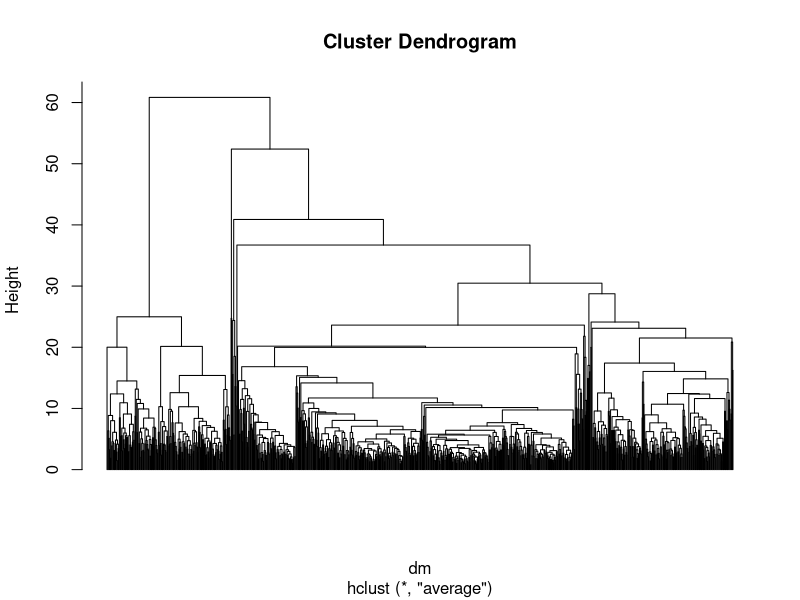
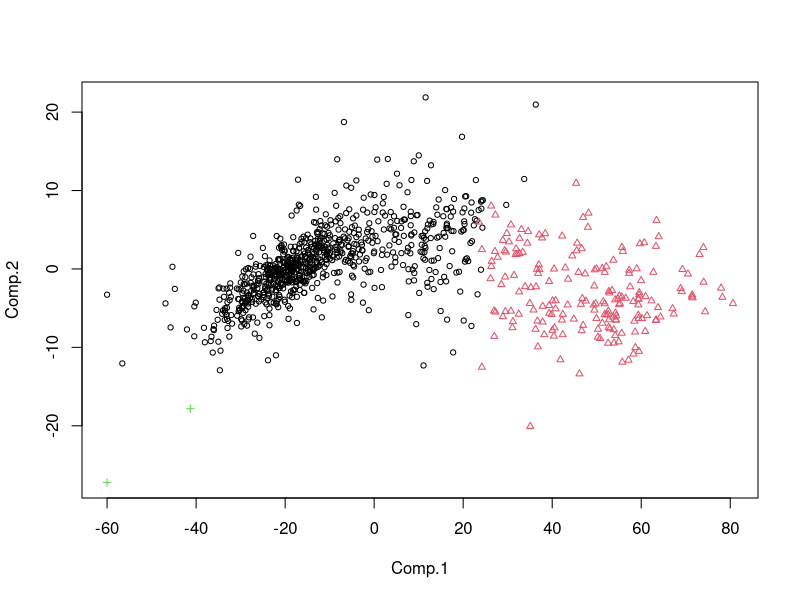

These charts were generated, in order, by the following R code:
###############################
# EJEMPLO 1, datos saber 2015 #
###############################

#################
### Librerias ###
#################

#install.packages("ape")

library(ape)  # graphics for trees

##################################
### Importar conjunto de datos ###
##################################

# establecer el directorio de trabajo
setwd("C:/Users/Toshiba/Dropbox/UE/Estadistica 1  II-2018/data/")

# importar datos
saber15 <- read.csv(file = "saber11_2015_1.csv", header = TRUE, sep = ",")

#matriz de datos
X <- saber15[ , c("PROMLECTURACRITICA","PROMMATEMATICA","PROMSOCIALESYCIUDADANAS",
                  "PROMCIENCIASNATURALES","PROMINGLES","PROMRAZONAMIENTOCUANTITA",
                  "PROMCOMPETENCIASCIUDADAN")]

colnames(X) <- c("Lectura","Matematicas","Sociales","Naturales", "Ingles",
                 "Razonamiento","Ciudadanas")

n <- nrow(X)  # numero de individuos
p <- ncol(X)  # numero de variables

###############################
### Hierarchical clustering ###
###############################

# matriz de distancias (entre individuos)
dm  <- dist(x = X, method = "euclidean")

# ajuste del algoritmo
fit <- hclust(d = dm, method = "average")   

# dendograma
windows()
plot(fit, hang = -1, labels = F)

# representacion usando componentes principales
pc   <- princomp(X)         # componentes principales
labs <- cutree(fit, k = 3)  # membresias (labels)

windows()
plot(pc$scores[ , 1:2], col = labs, pch = labs, cex = 0.7)

##############################
### Clustering de K medias ###
##############################